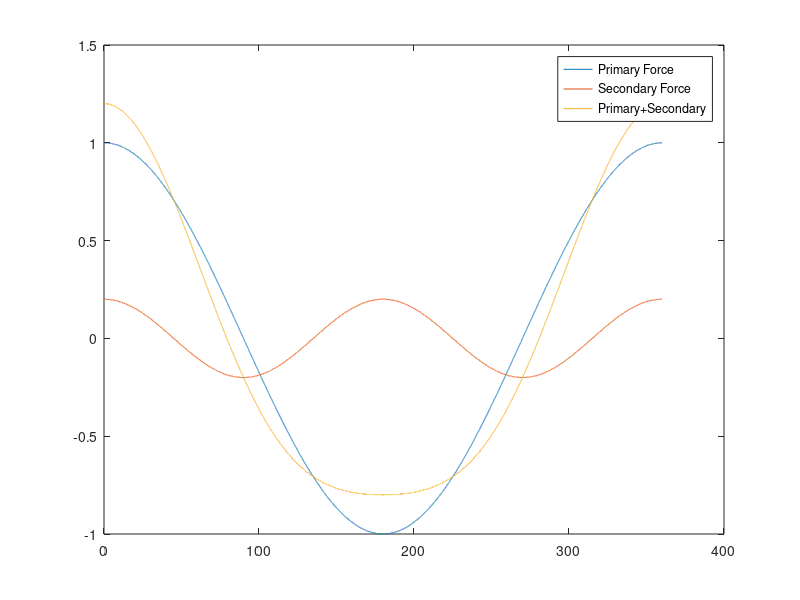

The MATLAB source for this figure:


td = 0:0.01:360;
plot(td,cosd(td),td,0.2*cosd(2*td),td,cosd(td)+0.2*cosd(2*td));
legend('Primary Force','Secondary Force','Primary+Secondary');